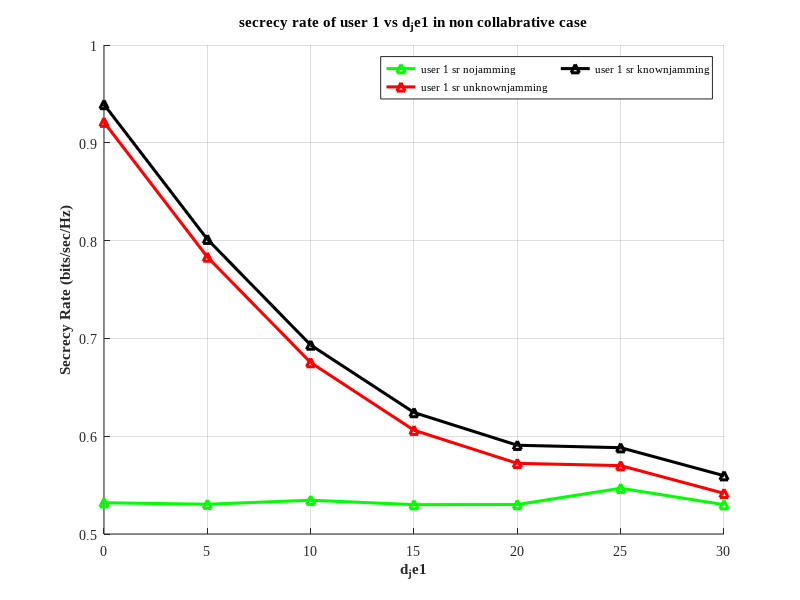

Source code (MATLAB):
clc
clear all
close all

snr_dB = 30;    % Total power in dB
c = 2.2;            % Pathloss component
No = 1;             % Noise power
iterations = 500;    % Number of iterations for Monte Carlo simulation
N = 30;            % Number of channel realizations

% Distances
d_sr = 50;      % Distance from Source to RIS
d_ru1 = 10;          % Distance from RIS to Destination
d_ru2 = 20;    % Distance from Source to E1
d_su1=7;
d_su2=15;
d_se1 = 30;      % Distance from RIS to E1
d_se2 = 25;          % Distance from Jammer to E1
d_se3 = 15;      % Distance from Jammer to Destination
d_ju1=50;      % Distance from Source to Destination
d_ju2=47;
d_je1=0:5:30;
d_je2=6;
d_je3=7;
a2_values = 0.76; 
a1_values = 0.24;

for a_index = 1:length(a1_values)
    a1 = a1_values(a_index);
    a2 = a2_values(a_index);
    cap_nj1 = zeros(iterations, length(snr_dB));
    cap_nj2 = zeros(iterations, length(snr_dB));

    cap_uj1 = zeros(iterations, length(snr_dB));
    cap_uj2 = zeros(iterations, length(snr_dB));

    cap_kj1 = zeros(iterations, length(snr_dB));
    cap_kj2 = zeros(iterations, length(snr_dB));

    for jj = 1:iterations
         disp(['Iteration: ', num2str(jj)]);

         for ii = 1:length(d_je1)
             Ps = 10^(snr_dB/ 10);  % Power conversion from dB to linear scale
             Pt = 0.9 * Ps;              % Power for users
             Pj = 0.1* Ps;              % Power for jamming

             %channel coefficients
             hsr = sqrt(d_sr^(-c)) * (randn(N, 1) + 1i * randn(N, 1));
             hru1 = sqrt(d_ru1^(-c)) * (randn(N, 1) + 1i * randn(N, 1));
             hru2 = sqrt(d_ru2^(-c)) * (randn(N, 1) + 1i * randn(N, 1));
             hsu1 = sqrt(d_su1^(-c)) * (randn(N, 1) + 1i * randn(N, 1));
             hsu2 = sqrt(d_su2^(-c)) * (randn(N, 1) + 1i * randn(N, 1));
             hse1 = sqrt(d_se1^(-c)) * (randn(N, 1) + 1i * randn(N, 1));
             hse2 = sqrt(d_se2^(-c)) * (randn(N, 1) + 1i * randn(N, 1));
             hse3 = sqrt(d_se3^(-c)) * (randn(N, 1) + 1i * randn(N, 1));         
             hju1 = sqrt(d_ju1^(-c)) * (randn(N, 1) + 1i * randn(N, 1));         
             hju2 = sqrt(d_ju2^(-c)) * (randn(N, 1) + 1i * randn(N, 1));
             hje1 = sqrt((d_je1(ii))^(-c)) * (randn(N, 1) + 1i * randn(N, 1));
             hje2 = sqrt(d_je2^(-c)) * (randn(N, 1) + 1i * randn(N, 1));
             hje3 = sqrt(d_je3^(-c)) * (randn(N, 1) + 1i * randn(N, 1));

             %phase shift due to RIS           
             Phi1 = exp(-1i * angle(hsr .* hru1));
             Phi2 = exp(-1i * angle(hsr .* hru2));

             %snr of users
             snr1_nj = ((abs(hsr .* hru1 .* Phi1).^2 * (a1 * Pt))+(abs(hru1).^2 * (a1 * Pt)))./No
             snr2_nj = ((abs(hsr .* hru2 .* Phi2).^2 * (a2 * Pt))+(abs(hru2).^2 * (a2 * Pt)))./ (No +((abs(hsr .* hru1 .* Phi1).^2 * (a1 * Pt))+(abs(hru1).^2 * (a1 * Pt)))) 
             
             snr1_uj=((abs(hsr .* hru1 .* Phi1).^2 * (a1 * Pt))+(abs(hru1).^2 * (a1 * Pt)))./(No+(abs(hju1).^2 * Pj))
             snr2_uj=((abs(hsr .* hru2 .* Phi2).^2 * (a2 * Pt))+(abs(hru2).^2 * (a2 * Pt)))./(No+(abs(hju2).^2 * Pj)+((abs(hsr .* hru1 .* Phi1).^2 * (a1 * Pt))+(abs(hru1).^2 * (a1 * Pt))))

             snr1_kj=((abs(hsr .* hru1 .* Phi1).^2 * (a1 * Pt))+(abs(hru1).^2 * (a1 * Pt)))./(No)
             snr2_kj=((abs(hsr .* hru2 .* Phi2).^2 * (a2 * Pt))+(abs(hru2).^2 * (a2 * Pt)))./(No+((abs(hsr .* hru1 .* Phi1).^2 * (a1 * Pt))+(abs(hru1).^2 * (a1 * Pt))))
             %snr of eavesdroppers   
             snre_nj = (abs(hse1).^2 * (a2 * Pt))./No;
             
             snre_uj=(abs(hse1).^2 * (a2 * Pt))./(No+(abs(hje1).^2 * Pj));

             snre_kj=(abs(hse1).^2 * (a2 * Pt))./(No+abs(hje1).^2*Pj);
             %secrecy rate calculations

             sr_nj1 = max(0.5 * (log2(1 + mean(snr1_nj)) - log2(1 + mean(snre_nj))), 0)
             sr_nj2 = max(0.5 * (log2(1 + mean(snr2_nj)) - log2(1 + mean(snre_nj))), 0)

             sr_uj1 = max(0.5 * (log2(1 + mean(snr1_uj)) - log2(1 + mean(snre_uj))), 0)
             sr_uj2 = max(0.5 * (log2(1 + mean(snr2_uj)) - log2(1 + mean(snre_uj))), 0)

             sr_kj1 = max(0.5 * (log2(1 + mean(snr1_kj)) - log2(1 + mean(snre_kj))), 0)
             sr_kj2 = max(0.5 * (log2(1 + mean(snr2_kj)) - log2(1 + mean(snre_kj))), 0)

             cap_nj1(jj, ii) = sr_nj1;
             cap_nj2(jj, ii) = sr_nj2;

             cap_uj1(jj, ii) = sr_uj1;
             cap_uj2(jj, ii) = sr_uj2;
             
             cap_kj1(jj, ii) = sr_kj1;
             cap_kj2(jj, ii) = sr_kj2;

        end
    end

    % Averaging over iterations
    C_RIS1_nojam1(a_index, :) = mean(cap_nj1, 1);
    C_RIS1_nojam2(a_index, :) = mean(cap_nj2, 1);

    C_RIS1_unknownjam1(a_index, :) = mean(cap_uj1, 1);
    C_RIS1_unknownjam2(a_index, :) = mean(cap_uj2, 1);

    C_RIS1_knownjam1(a_index, :) = mean(cap_kj1, 1);
    C_RIS1_knownjam2(a_index, :) = mean(cap_kj2, 1);
end


% Plotting the results
set(0, 'DefaultTextFontName', 'Times New Roman');
set(0, 'DefaultAxesFontName', 'Times New Roman');

fig = figure;
hold on;
grid on

% Colors for each power allocation scheme
colors = ['g', 'r', 'b', 'm', 'k', 'c'];

plot(d_je1, C_RIS1_nojam1, '-m^', 'DisplayName', 'user 1 sr nojamming', 'LineWidth', 2.2, 'Color', 'g');

plot(d_je1, C_RIS1_unknownjam1, '-m^', 'DisplayName', 'user 1 sr unknownjamming', 'LineWidth', 2.2, 'Color', 'r');
 
plot(d_je1, C_RIS1_knownjam1, '-m^', 'DisplayName', 'user 1 sr knownjamming', 'LineWidth', 2.2, 'Color', 'k');

xlabel('d_je1', 'FontWeight', 'bold');
ylabel('Secrecy Rate (bits/sec/Hz)', 'FontWeight', 'bold');
title('secrecy rate of user 1 vs d_je1 in non collabrative case')
grid on;
legend('Location', 'best', 'NumColumns', 2, 'FontSize', 8);

% Save the plot
exportgraphics(fig, 'myplot.jpeg', 'Resolution', 800);
